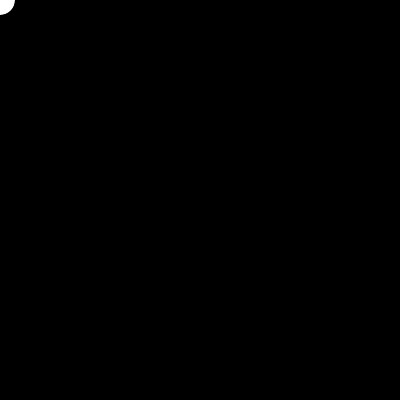
Frame 1 (no input)
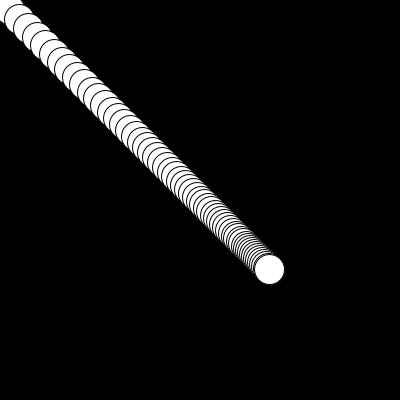
Frame 60 (the mouse pressed at the canvas centre just before this capture)
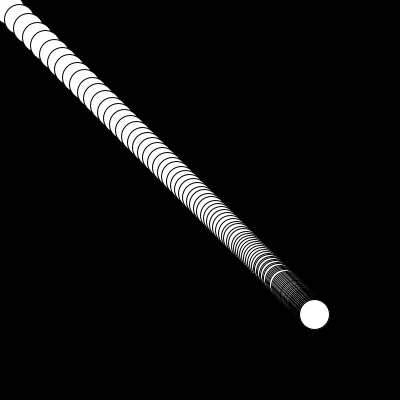
Frame 120 (the mouse held since frame 60 and released just before this capture)

The Processing sketch that drew these frames (run headless with seeded random() and noise(); from frame 60 on, the mouse is pressed at the canvas centre):

// Processing sketch: ex04_03
// ── ex04_03.pde
// 원의 마찰 이동

float x = 0, y = 0;
float velocity_x = 10, velocity_y = 10;
float friction = 0.97;

void setup() {
  size(400, 400);
  background(0);
}

void draw() {
  ellipse(x, y, 30, 30);
  velocity_x *= friction;
  velocity_y *= friction;
  x += velocity_x;
  y += velocity_y;
}
